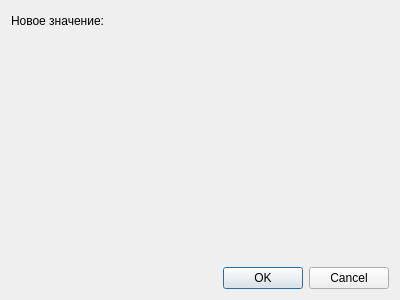
<?xml version="1.0" encoding="UTF-8"?>
<ui version="4.0">
 <class>AddDialog</class>
 <widget class="QDialog" name="AddDialog">
  <property name="geometry">
   <rect>
    <x>0</x>
    <y>0</y>
    <width>400</width>
    <height>300</height>
   </rect>
  </property>
  <property name="windowTitle">
   <string>Добавить новое значение</string>
  </property>
  <layout class="QVBoxLayout" name="verticalLayout">
   <item>
    <layout class="QHBoxLayout" name="lyt">
     <item>
      <widget class="QLabel" name="label">
       <property name="text">
        <string>Новое значение:</string>
       </property>
      </widget>
     </item>
     <item>
      <spacer name="horizontalSpacer">
       <property name="orientation">
        <enum>Qt::Horizontal</enum>
       </property>
       <property name="sizeHint" stdset="0">
        <size>
         <width>40</width>
         <height>20</height>
        </size>
       </property>
      </spacer>
     </item>
    </layout>
   </item>
   <item>
    <spacer name="verticalSpacer">
     <property name="orientation">
      <enum>Qt::Vertical</enum>
     </property>
     <property name="sizeHint" stdset="0">
      <size>
       <width>20</width>
       <height>40</height>
      </size>
     </property>
    </spacer>
   </item>
   <item>
    <widget class="QDialogButtonBox" name="buttonBox">
     <property name="orientation">
      <enum>Qt::Horizontal</enum>
     </property>
     <property name="standardButtons">
      <set>QDialogButtonBox::Cancel|QDialogButtonBox::Ok</set>
     </property>
    </widget>
   </item>
  </layout>
 </widget>
 <resources/>
 <connections>
  <connection>
   <sender>buttonBox</sender>
   <signal>accepted()</signal>
   <receiver>AddDialog</receiver>
   <slot>accept()</slot>
   <hints>
    <hint type="sourcelabel">
     <x>248</x>
     <y>254</y>
    </hint>
    <hint type="destinationlabel">
     <x>157</x>
     <y>274</y>
    </hint>
   </hints>
  </connection>
  <connection>
   <sender>buttonBox</sender>
   <signal>rejected()</signal>
   <receiver>AddDialog</receiver>
   <slot>reject()</slot>
   <hints>
    <hint type="sourcelabel">
     <x>316</x>
     <y>260</y>
    </hint>
    <hint type="destinationlabel">
     <x>286</x>
     <y>274</y>
    </hint>
   </hints>
  </connection>
 </connections>
</ui>
